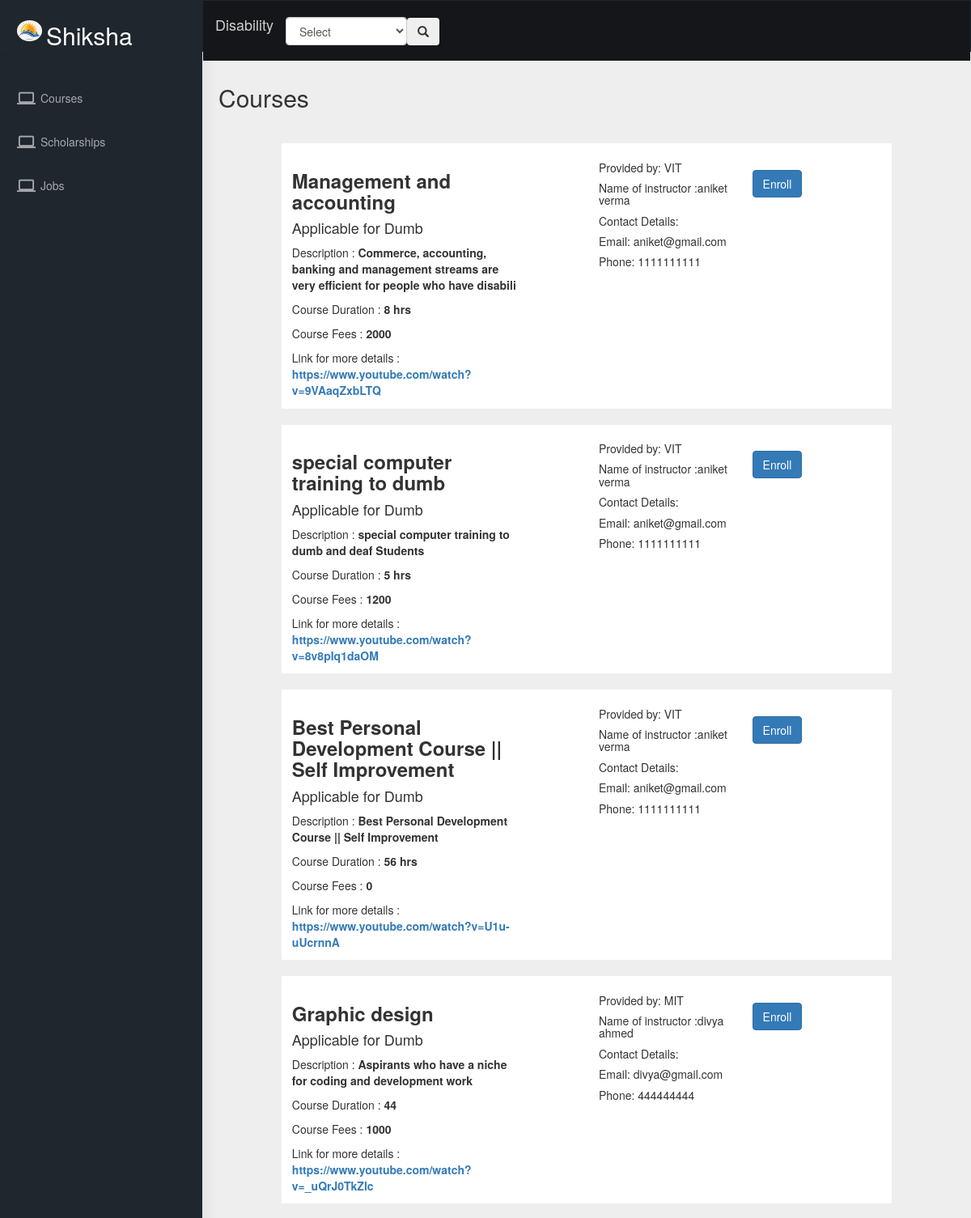
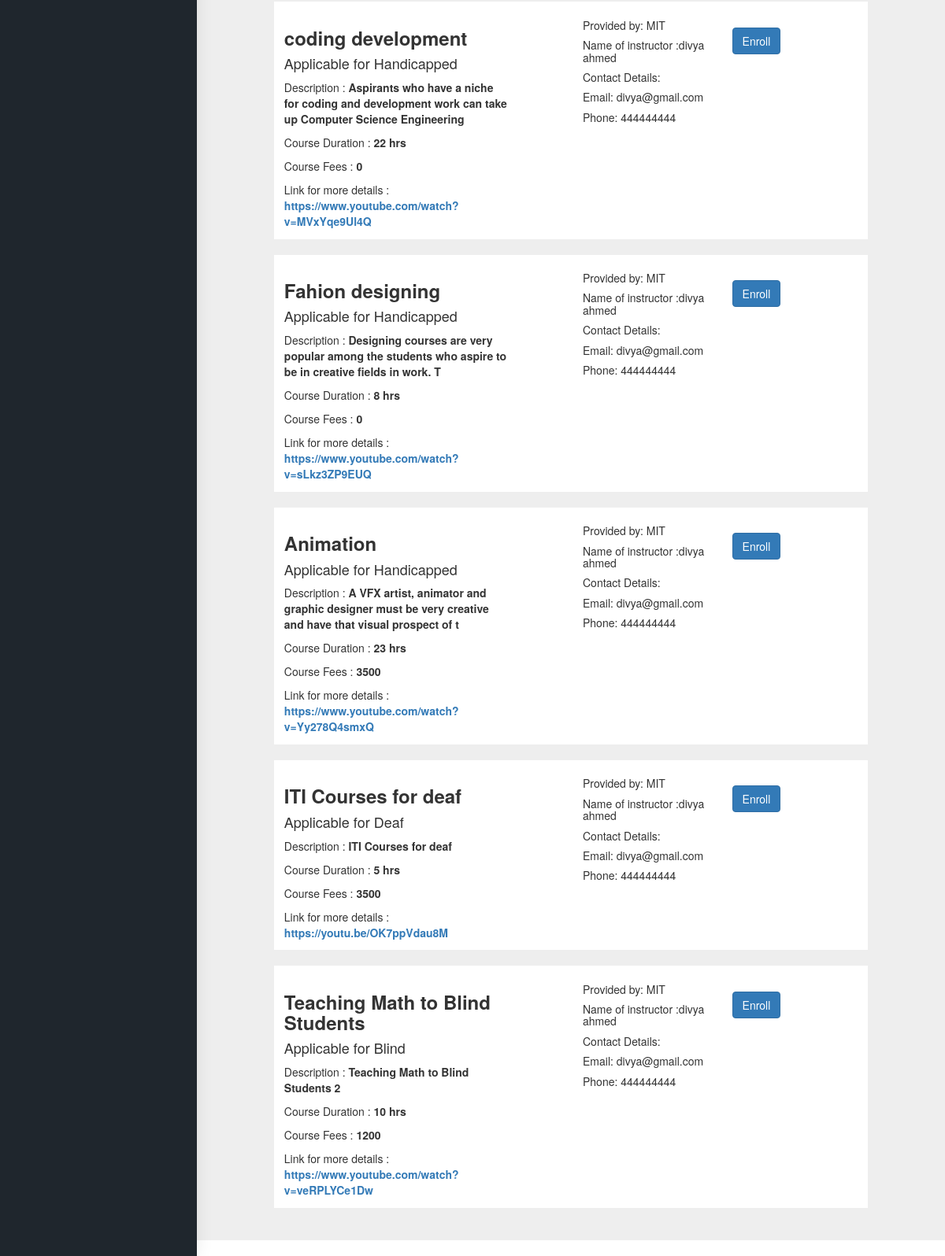
The app's page /filess/new.php, older data (2 pictures, top to bottom).
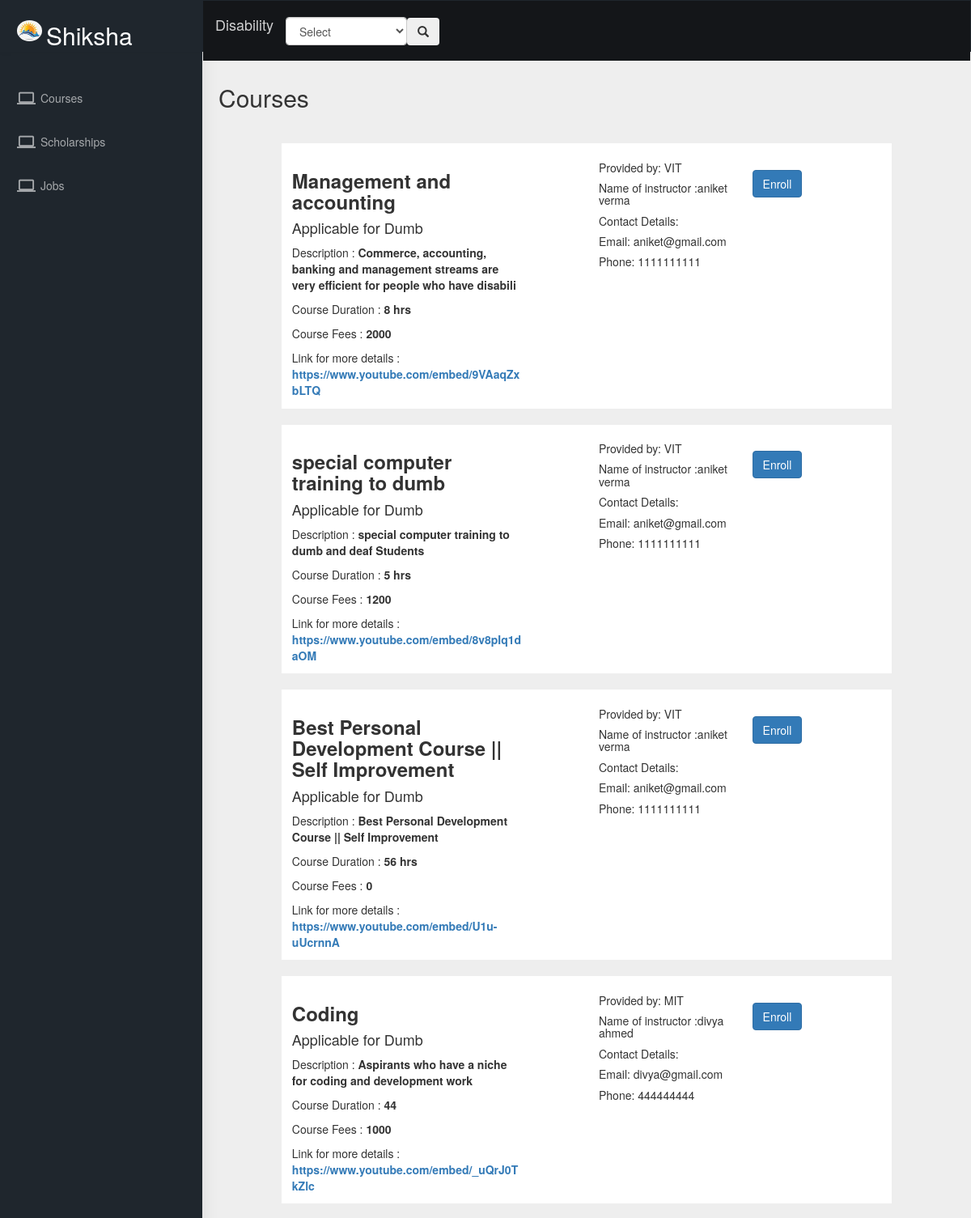
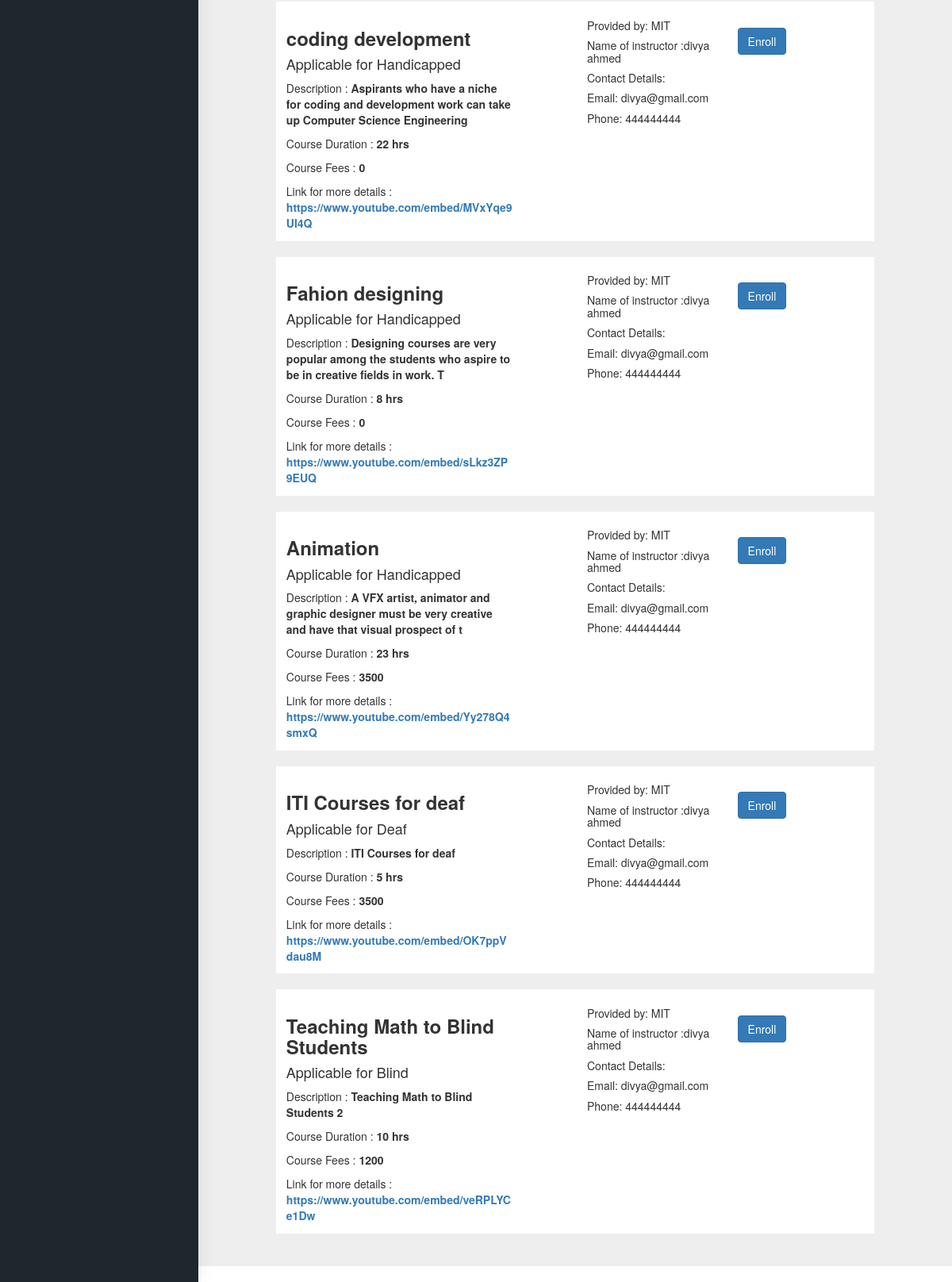
The same page, newer data (2 pictures, top to bottom).
### tables this page shows
CREATE TABLE `courses` (
  `id` int(11) NOT NULL,
  `course_name` varchar(100) DEFAULT NULL,
  `Course_Description` varchar(100) DEFAULT NULL,
  `course_duration` varchar(10) DEFAULT NULL,
  `course_link` varchar(100) DEFAULT NULL,
  `course_fees` int(10) DEFAULT NULL,
  `applicable_for` varchar(100) DEFAULT NULL,
  `Flag` int(10) NOT NULL DEFAULT 0,
  `user_name` varchar(50) DEFAULT NULL
);

CREATE TABLE `instructor_info` (
  `id` int(10) NOT NULL,
  `fname` varchar(50) DEFAULT NULL,
  `lname` varchar(50) DEFAULT NULL,
  `state` varchar(50) DEFAULT NULL,
  `country` varchar(50) NOT NULL,
  `gender` varchar(20) DEFAULT NULL,
  `email` varchar(20) DEFAULT NULL,
  `mobno` int(12) DEFAULT NULL,
  `user_name` varchar(50) DEFAULT NULL,
  `password` varchar(50) DEFAULT NULL,
  `name_of_organization` varchar(50) DEFAULT NULL,
  `designation` varchar(50) DEFAULT NULL
);

### filess/new.php (the view, shortened to what the changed rows need)
<?php
$con=mysqli_connect('localhost','root','','Abhyuday');
$query=$con->prepare("SELECT * FROM `courses` WHERE `Flag`=1");
$query->execute();
$run= $query->get_result();
?>
<!DOCTYPE html>
<html dir="ltr" lang="en">
<head>
    <link href="../assets/libs/flot/css/float-chart.css" rel="stylesheet">
    <link href="../dist/css/style.min.css" rel="stylesheet">
    <link rel="stylesheet" href="https://maxcdn.bootstrapcdn.com/bootstrap/3.4.1/css/bootstrap.min.css">
</head>
<body>
    <div id="main-wrapper" class="whole">
        <header class="topbar" data-navbarbg="skin5">
          <nav class="navbar top-navbar navbar-expand-md navbar-dark">
              <div class="navbar-header" data-logobg="dark">
                  <a class="navbar-brand" href="">
                          <span class="logo-text">
                          <h2>Shiksha</h2>
                    </a>
              </div>
              <div class="navbar-collapse collapse" id="navbarSupportedContent" data-navbarbg="skin5">
                <ul class="navbar-nav float-left mr-auto">
                  <li style ="padding-top: 20px;" class="nav-item dropdown">
                    <form class="form-inline" action="#" method="post" name="login" class="needs-validation" novalidate>
                      <div class="form-group">
                        <select id="inputState" name ="applicable_for" style="width:150px; height: 35px;" class="form-control" onchange="selected()">
                          <option selected ><h1>Select<h1></option>
                          </select>
                        </div>
                      </form>
                    </li>
                  </ul>
                </div>
              </nav>
          </header>
        <div class="page-wrapper">
            <div class="page-breadcrumb">
                  <h2 class="page-title">Courses</h2>
                  <br>
                  <br>
                  <?php
          while($res=$run->fetch_assoc())
          {
            if(isset($_POST['filter'])){
            $applicable_for = $_POST['applicable_for'];
            if($applicable_for == "All"){
            ?>
              <div class="row">
                <div class="col-sm-1 col-md-1 col-xs-1 col-lg-1"></div>
                 <div class="col-sm-10 col-md-10 col-xs-10 col-lg-10">
                   <div class="card">
                     <div class="card-body">
                       <div class="row">
                         <div class="col-sm-5 col-md-5 col-xs-5 col-lg-5">
                           <h3 class="card-title"><?php echo $res['course_name']; ?></h3>
                           <h4><?php echo "Applicable for  " .$res['applicable_for']; ?></h4>
                           <p class="card-text">Description : <b><?php echo $res['Course_Description']; ?></b><br></p>
                           <p class="card-text">Course Duration : <b><?php echo $res['course_duration']; ?></b><br></p>
                           <p class="card-text">Course Fees : <b><?php echo $res['course_fees']; ?></b><br></p>
                           Link for more details : <b><?php echo '<a href= ' .$res['course_link'].'>' .$res['course_link'].' </a>' ;?></b><br>
                         </div>
                         <div class="col-sm-1 col-md-1 col-xs-1 col-lg-1"></div>
                         <div class="col-sm-3 col-md-3 col-xs-3 col-lg-3">
                        <p class="card-text">
                        <?php
                        $user_name = $res['user_name'];
                        $query_instructor="SELECT * FROM `instructor_info` WHERE `user_name`= '$user_name' ";
                        $run_instructor=mysqli_query($con, $query_instructor);
                        $res_instructor=mysqli_fetch_assoc($run_instructor);
                        echo "<h5> Provided by: " .$res_instructor['name_of_organization']. "</h5>";
                        echo "<h5>" ."Name of instructor :" .$res_instructor['fname']. "  " .$res_instructor['lname']. "</h5>";
                        echo "<h5> Contact Details: </h5>";
                        echo "<h5> Email: " .$res_instructor['email']. "</h5>";
                        echo "<h5> Phone: " .$res_instructor['mobno']. "</h5>";
                        ?>
                      </p>
                    </div>
                    <div class="col-sm-3 col-md-3 col-xs-3 col-lg-3">
                    <br>
                    <div class="col-sm-3 col-md-3 col-xs-3 col-lg-3">
                    <br>
                  <a href="course_enroll.php?enrolled=<?php echo $res['id']; ?>" class="btn btn-primary">Enroll</a>
              </div>
              </div>
            </div>
          </div>
        </div>
      </div>
    </div>
   <?php
  }
  if($applicable_for == $res['applicable_for']){
   ?>
     <div class="row">
       <div class="col-sm-1 col-md-1 col-xs-1 col-lg-1"></div>
        <div class="col-sm-10 col-md-10 col-xs-10 col-lg-10">
          <div class="card">
            <div class="card-body">
              <div class="row">
                <div class="col-sm-5 col-md-5 col-xs-5 col-lg-5">
                  <h3 class="card-title"><?php echo $res['course_name']; ?></h3>
                  <h4><?php echo "Applicable for  " .$res['applicable_for']; ?></h4>
                  <p class="card-text">Description : <b><?php echo $res['Course_Description']; ?></b><br></p>
                  <p class="card-text">Course Duration : <b><?php echo $res['course_duration']; ?></b><br></p>
                  <p class="card-text">Course Fees : <b><?php echo $res['course_fees']; ?></b><br></p>
                     Link for more details : <b><?php echo '<a href= ' .$res['course_link'].'>' .$res['course_link'].' </a>' ;?></b><br>
                </div>
                <div class="col-sm-1 col-md-1 col-xs-1 col-lg-1"></div>
                <div class="col-sm-3 col-md-3 col-xs-3 col-lg-3">
               <p class="card-text">
               <?php
               $user_name = $res['user_name'];
               $query_instructor="SELECT * FROM `instructor_info` WHERE `user_name`= '$user_name' ";
               $run_instructor=mysqli_query($con, $query_instructor);
               $res_instructor=mysqli_fetch_assoc($run_instructor);
               echo "<h5> Provided by: " .$res_instructor['name_of_organization']. "</h5>";
               echo "<h5>" ."Name of instructor :" .$res_instructor['fname']. "  " .$res_instructor['lname']. "</h5>";
               echo "<h5> Contact Details: </h5>";
               echo "<h5> Email: " .$res_instructor['email']. "</h5>";
               echo "<h5> Phone: " .$res_instructor['mobno']. "</h5>";
               ?>
             </p>
           </div>
           <div class="col-sm-3 col-md-3 col-xs-3 col-lg-3">
           <br>
          <a href="course_enroll.php?enrolled=<?php echo $res['id']; ?>" class="btn btn-primary">Enroll</a>
     </div>
   </div>
 </div>
</div>
</div>
</div>
<?php
    }
  }
else{
  ?>
  <div class="row">
    <div class="col-sm-1 col-md-1 col-xs-1 col-lg-1"></div>
     <div class="col-sm-10 col-md-10 col-xs-10 col-lg-10">
       <div class="card">
         <div class="card-body">
           <div class="row">
             <div class="col-sm-5 col-md-5 col-xs-5 col-lg-5">
               <h3 class="card-title"><?php echo $res['course_name']; ?></h3>
               <h4><?php echo "Applicable for  " .$res['applicable_for']; ?></h4>
               <p class="card-text">Description : <b><?php echo $res['Course_Description']; ?></b><br></p>
               <p class="card-text">Course Duration : <b><?php echo $res['course_duration']; ?></b><br></p>
               <p class="card-text">Course Fees : <b><?php echo $res['course_fees']; ?></b><br></p>
                  Link for more details : <b><?php echo '<a href= ' .$res['course_link'].'>' .$res['course_link'].' </a>' ;?></b><br>
             </div>
             <div class="col-sm-1 col-md-1 col-xs-1 col-lg-1"></div>
             <div class="col-sm-3 col-md-3 col-xs-3 col-lg-3">
            <p class="card-text">
            <?php
            $user_name = $res['user_name'];
            $query_instructor="SELECT * FROM `instructor_info` WHERE `user_name`= '$user_name' ";
            $run_instructor=mysqli_query($con, $query_instructor);
            $res_instructor=mysqli_fetch_assoc($run_instructor);
            echo "<h5> Provided by: " .$res_instructor['name_of_organization']. "</h5>";
            echo "<h5>" ."Name of instructor :" .$res_instructor['fname']. "  " .$res_instructor['lname']. "</h5>";
            echo "<h5> Contact Details: </h5>";
            echo "<h5> Email: " .$res_instructor['email']. "</h5>";
            echo "<h5> Phone: " .$res_instructor['mobno']. "</h5>";
            ?>
          </p>
        </div>
        <div class="col-sm-3 col-md-3 col-xs-3 col-lg-3">
        <br>
        <a href="course_enroll.php?enrolled=<?php echo $res['id']; ?>" class="btn btn-primary">Enroll</a>
  </div>
</div>
</div>
</div>
</div>
</div>
 <?php
    }
  }
?>
</div>
</body>
</html>

Row changes from the older to the newer data that the page shows:
changed courses "Management and accounting": course_link "https://www.youtube.com/watch?v=9VAaqZxbLTQ" → "https://www.youtube.com/embed/9VAaqZxbLTQ"
changed courses "special computer training to dumb": course_link "https://www.youtube.com/watch?v=8v8pIq1daOM" → "https://www.youtube.com/embed/8v8pIq1daOM"
changed courses "Best Personal Development Course || Self Improvement": course_link "https://www.youtube.com/watch?v=U1u-uUcrnnA" → "https://www.youtube.com/embed/U1u-uUcrnnA"
changed courses "Aspirants who have a niche for coding and development work": course_name "Graphic design" → "Coding"; course_link "https://www.youtube.com/watch?v=_uQrJ0TkZlc" → "https://www.youtube.com/embed/_uQrJ0TkZlc"
changed courses "coding development": course_link "https://www.youtube.com/watch?v=MVxYqe9Ul4Q" → "https://www.youtube.com/embed/MVxYqe9Ul4Q"
changed courses "Fahion designing": course_link "https://www.youtube.com/watch?v=sLkz3ZP9EUQ" → "https://www.youtube.com/embed/sLkz3ZP9EUQ"
changed courses "Animation": course_link "https://www.youtube.com/watch?v=Yy278Q4smxQ" → "https://www.youtube.com/embed/Yy278Q4smxQ"
changed courses "ITI Courses for deaf": course_link "https://youtu.be/OK7ppVdau8M" → "https://www.youtube.com/embed/OK7ppVdau8M"
changed courses "Teaching Math to Blind Students": course_link "https://www.youtube.com/watch?v=veRPLYCe1Dw" → "https://www.youtube.com/embed/veRPLYCe1Dw"
